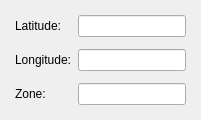
                     <widget class="QWidget" name="tabCoordonnees">
                      <attribute name="title">
                       <string> Coordonnées</string>
                      </attribute>
                      <layout class="QFormLayout" name="formLayoutCoord">
                       <property name="verticalSpacing">
                        <number>12</number>
                       </property>
                       <property name="leftMargin">
                        <number>15</number>
                       </property>
                       <property name="topMargin">
                        <number>15</number>
                       </property>
                       <property name="rightMargin">
                        <number>15</number>
                       </property>
                       <property name="bottomMargin">
                        <number>15</number>
                       </property>
                       <item row="0" column="0">
                        <widget class="QLabel" name="labelLatitude">
                         <property name="text">
                          <string>Latitude:</string>
                         </property>
                        </widget>
                       </item>
                       <item row="0" column="1">
                        <widget class="QLineEdit" name="lineEditLatitude"/>
                       </item>
                       <item row="1" column="0">
                        <widget class="QLabel" name="labelLongitude">
                         <property name="text">
                          <string>Longitude:</string>
                         </property>
                        </widget>
                       </item>
                       <item row="1" column="1">
                        <widget class="QLineEdit" name="lineEditLongitude"/>
                       </item>
                       <item row="2" column="0">
                        <widget class="QLabel" name="labelZone">
                         <property name="text">
                          <string>Zone:</string>
                         </property>
                        </widget>
                       </item>
                       <item row="2" column="1">
                        <widget class="QLineEdit" name="lineEditZone"/>
                       </item>
                      </layout>
                     </widget>
